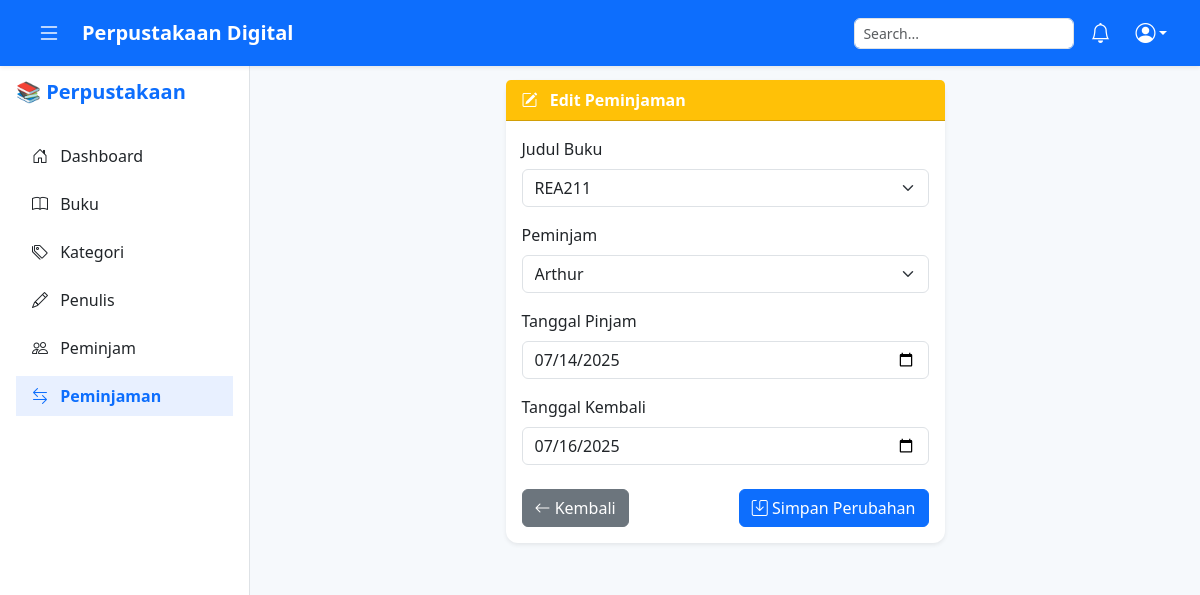
Page /pages/edit_peminjaman.php?id=1 (signed in) on the committed database.
### tables this page shows
CREATE TABLE `tb_peminjaman` (
  `id_peminjaman` int(11) NOT NULL,
  `id_buku` int(11) DEFAULT NULL,
  `id_peminjam` int(11) DEFAULT NULL,
  `tanggal_pinjam` date DEFAULT NULL,
  `tanggal_kembali` date DEFAULT NULL,
  `status` enum('Dipinjam','Dikembalikan','Terlambat') DEFAULT 'Dipinjam'
);

CREATE TABLE `tb_buku` (
  `id_buku` int(11) NOT NULL,
  `judul_buku` varchar(200) NOT NULL,
  `tahun_terbit` year(4) DEFAULT NULL,
  `id_kategori` int(11) DEFAULT NULL,
  `id_penulis` int(11) DEFAULT NULL
);

CREATE TABLE `tb_peminjam` (
  `id_peminjam` int(11) NOT NULL,
  `nama_peminjam` varchar(100) NOT NULL,
  `no_hp` varchar(20) DEFAULT NULL,
  `alamat` text DEFAULT NULL
);

### pages/edit_peminjaman.php (the view, shortened to what this page needs)
<?php
include '../config/koneksi.php';
include '../componen/header.php';
include '../componen/sidebar.php';
$id = $_GET['id'];
$data = mysqli_query($conn, "SELECT * FROM tb_peminjaman WHERE id_peminjaman = '$id'");
$peminjaman = mysqli_fetch_assoc($data);
$buku = mysqli_query($conn, "SELECT * FROM tb_buku");
$peminjam = mysqli_query($conn, "SELECT * FROM tb_peminjam");
?>
<main class="main-content" style="margin-left: 250px; padding-top: 80px; background-color: #f6f9fc;">
    <div class="container-fluid px-4">
        <div class="row justify-content-center">
            <div class="col-lg-6">
                <div class="card border-0 shadow-sm mb-4">
                    <div class="card-header bg-warning text-white fw-semibold">
                        <i class="bi bi-pencil-square me-2"></i> Edit Peminjaman
                    </div>
                    <div class="card-body">
                        <form method="POST" action="../proses/peminjaman_proses.php">
                            <div class="mb-3">
                                <label class="form-label">Judul Buku</label>
                                <select name="id_buku" class="form-select" required>
                                    <?php while ($b = mysqli_fetch_array($buku)) { ?>
                                        <option value="<?= $b['id_buku']; ?>" <?= ($b['id_buku'] == $peminjaman['id_buku']) ? 'selected' : '' ?>>
                                            <?= $b['judul_buku']; ?>
                                        </option>
                                    <?php } ?>
                                </select>
                            </div>
                            <div class="mb-3">
                                <label class="form-label">Peminjam</label>
                                <select name="id_peminjam" class="form-select" required>
                                    <?php while ($p = mysqli_fetch_array($peminjam)) { ?>
                                        <option value="<?= $p['id_peminjam']; ?>" <?= ($p['id_peminjam'] == $peminjaman['id_peminjam']) ? 'selected' : '' ?>>
                                            <?= $p['nama_peminjam']; ?>
                                        </option>
                                    <?php } ?>
                                </select>
                            </div>
                            <div class="mb-3">
                                <label class="form-label">Tanggal Pinjam</label>
                                <input type="date" name="tanggal_pinjam" class="form-control" value="<?= $peminjaman['tanggal_pinjam']; ?>" required>
                            </div>
                            <div class="mb-4">
                                <label class="form-label">Tanggal Kembali</label>
                                <input type="date" name="tanggal_kembali" class="form-control" value="<?= $peminjaman['tanggal_kembali']; ?>" required>
                            </div>
                            <div class="d-flex justify-content-between">
                                <a href="peminjaman.php" class="btn btn-secondary">
                                    <i class="bi bi-arrow-left"></i> Kembali
                                </a>
                                <button type="submit" name="edit" class="btn btn-primary">
                                    <i class="bi bi-save"></i> Simpan Perubahan
                                </button>
                            </div>
                        </form>
                    </div>
                </div>
            </div>
        </div>
    </div>
</main>
<?php include '../componen/footer.php'; ?>

### assets/css/style.css (style rules this page uses)
body { background-color: #f6f9fc; font-family: "Segoe UI", sans-serif; overflow-x: hidden; }
.card { border-radius: 12px; }

### rows in the picture
tb_peminjaman: id_buku "REA211", id_peminjam "Arthur", tanggal_pinjam "07/14/2025", tanggal_kembali "07/16/2025"
